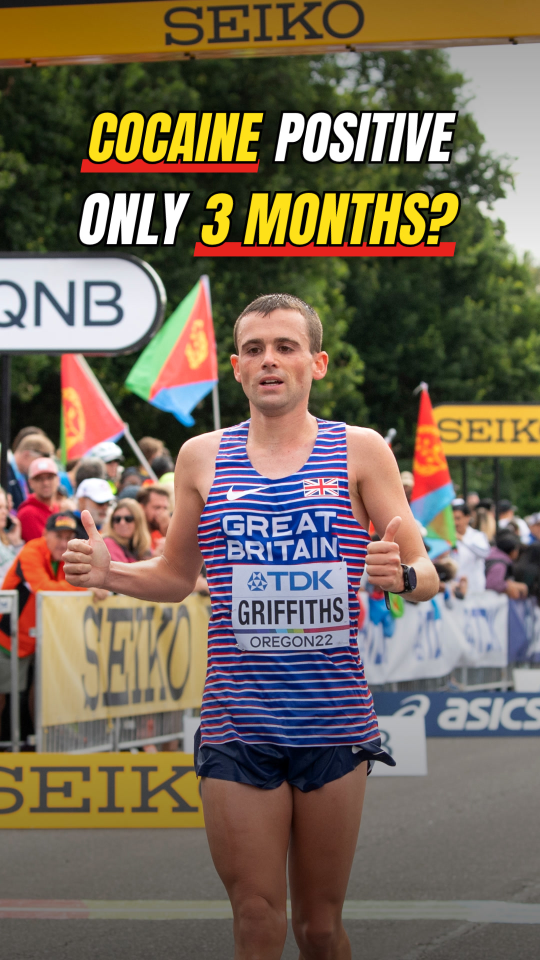
#> input picture exports/griffiths_ban_thumb.jpg, 1080 x 1920 px (shown at 1/2 size)
$ python cover_bg.py ../exports/griffiths_ban_thumb.jpg ../exports/la28_standards_thumb.jpg ../exports/la28_standards_thumb.jpg 1.0 1.0
#> lines starting #> are read from the running program, lines starting #| are printed output that depends on the picture
"""Blurred cover background from a real photo with the athlete painted out (no ghost behind the cut-out).
usage: cleanbg.py photo.jpg out.jpg [model=u2net_human_seg] [scale_extra=1.15] [blur=14]"""
import sys, numpy as np, cv2
from PIL import Image, ImageFilter
from rembg import remove, new_session
src, out = sys.argv[1], sys.argv[2]; model = sys.argv[3] if len(sys.argv) > 3 else 'u2net_human_seg'
ex = float(sys.argv[4]) if len(sys.argv) > 4 else 1.15; blur = float(sys.argv[5]) if len(sys.argv) > 5 else 14
im = Image.open(src).convert('RGB'); im.thumbnail((1600, 1600))
#> further down, im is the input picture: PIL image 1080x1920 RGB; mean R, G, B 118.6, 105.7, 88.6
#> after `im.thumbnail((1600, 1600))`:
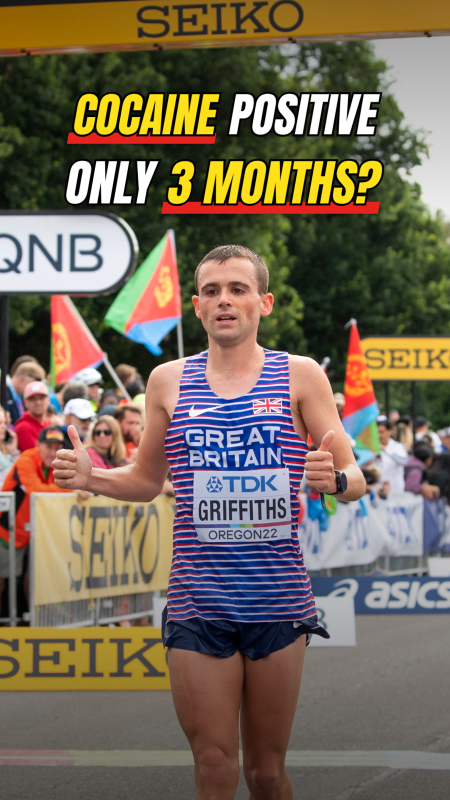
#> im: PIL image 900x1600 RGB (shown at 1/2 size); mean R, G, B 118.7, 105.7, 88.6
#> (the run stopped early here; a loop or call above may not have finished)

$ run again, on exports/noome_weight_room_thumb.jpg
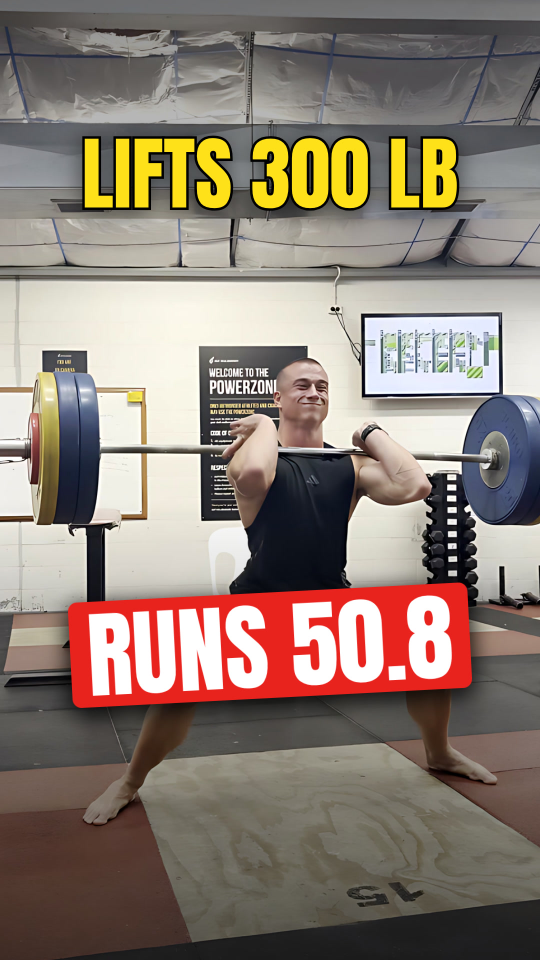
#> input picture exports/noome_weight_room_thumb.jpg, 1080 x 1920 px (shown at 1/2 size)
#> im is the input picture: PIL image 1080x1920 RGB; mean R, G, B 139.6, 126, 115.5
#> `im.thumbnail((1600, 1600))`:
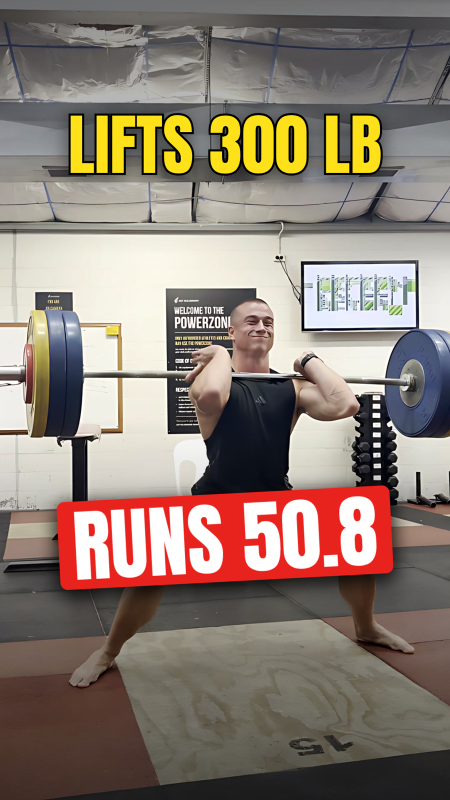
#> im: PIL image 900x1600 RGB (shown at 1/2 size); mean R, G, B 139.6, 126, 115.5

$ run again, on exports/us_sprinters_tv_thumb.jpg
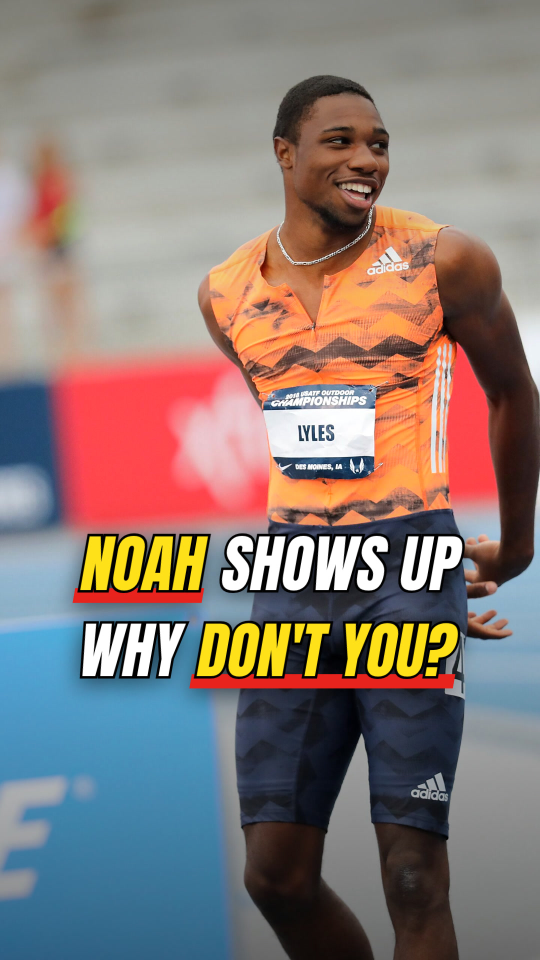
#> input picture exports/us_sprinters_tv_thumb.jpg, 1080 x 1920 px (shown at 1/2 size)
#> im is the input picture: PIL image 1080x1920 RGB; mean R, G, B 138, 123.4, 118.9
#> `im.thumbnail((1600, 1600))`:
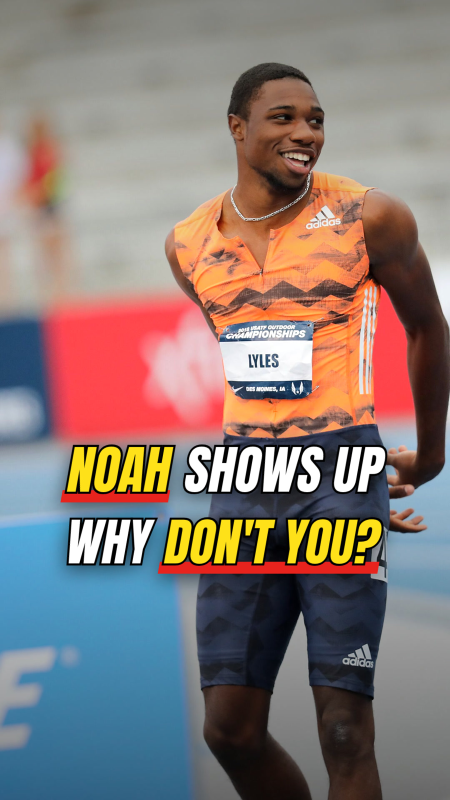
#> im: PIL image 900x1600 RGB (shown at 1/2 size); mean R, G, B 138.1, 123.4, 118.9
